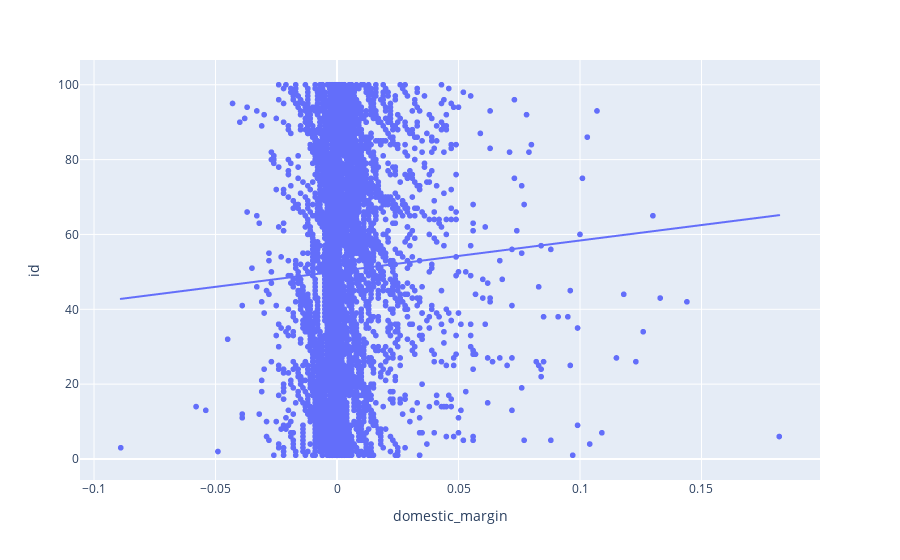

This figure's notebook cell:
### Markdown cell above
sns.relplot(x='movie', y='domestic_margin', data=penguins_data)

### Code cell
import plotly.express as px


fig = px.scatter(movie_budgets, x="domestic_margin", y= "id" , trendline="ols")
fig.show()

### Figure 1 — Plotly figure (JSON) as saved in the notebook; plotly's stock layout.template omitted (floating-point values rounded to 4 significant figures; data arrays with more than 128 entries replaced by an {"elided": "..."} marker saying what was removed)
{"data": [{"hovertemplate": "domestic_margin=%{x}<br>id=%{y}<extra></extra>", "legendgroup": "", "marker": {"color": "#636efa", "symbol": "circle"}, "mode": "markers", "name": "", "showlegend": false, "type": "scattergl", "x": {"elided": "5782 float values"}, "xaxis": "x", "y": {"elided": "5782 int values"}, "yaxis": "y"}, {"hovertemplate": "<b>OLS trendline</b><br>id = 82.5623 * domestic_margin + 50.1266<br>R<sup>2</sup>=0.001705<br><br>domestic_margin=%{x}<br>id=%{y} <b>(trend)</b><extra></extra>", "legendgroup": "", "marker": {"color": "#636efa", "symbol": "circle"}, "mode": "lines", "name": "", "showlegend": false, "type": "scattergl", "x": {"elided": "5782 float values"}, "xaxis": "x", "y": {"elided": "5782 float values"}, "yaxis": "y"}], "layout": {"legend": {"tracegroupgap": 0}, "margin": {"t": 60}, "xaxis": {"anchor": "y", "domain": [0, 1], "title": {"text": "domestic_margin"}}, "yaxis": {"anchor": "x", "domain": [0, 1], "title": {"text": "id"}}}}
